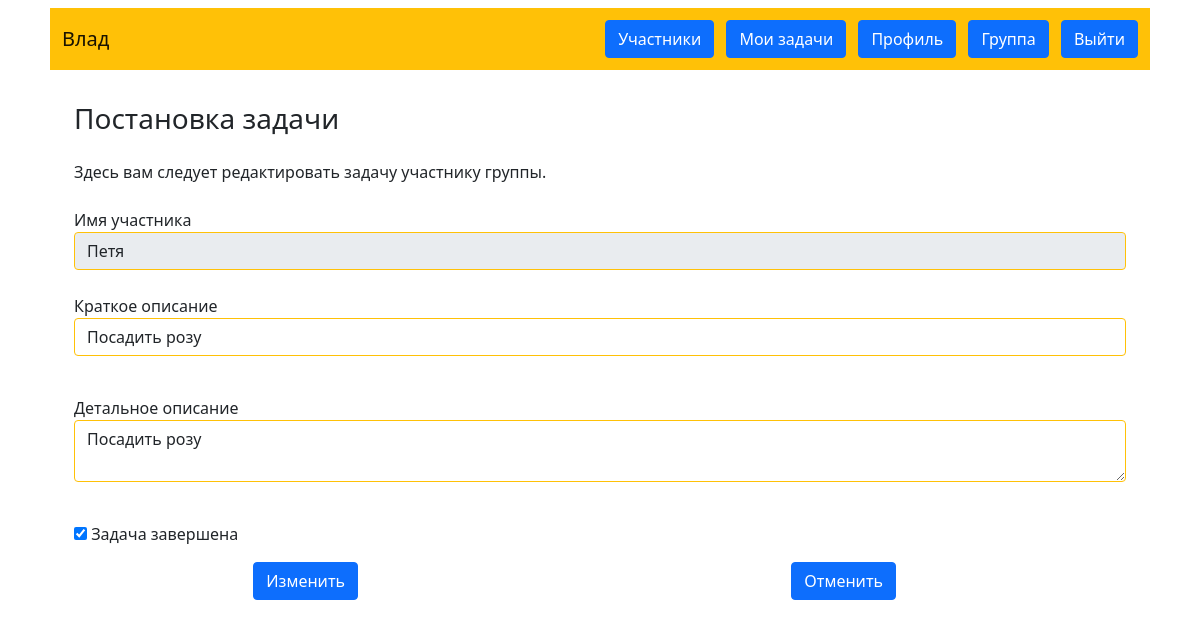
Before: /edit_task/1 (signed in) with the older database file.
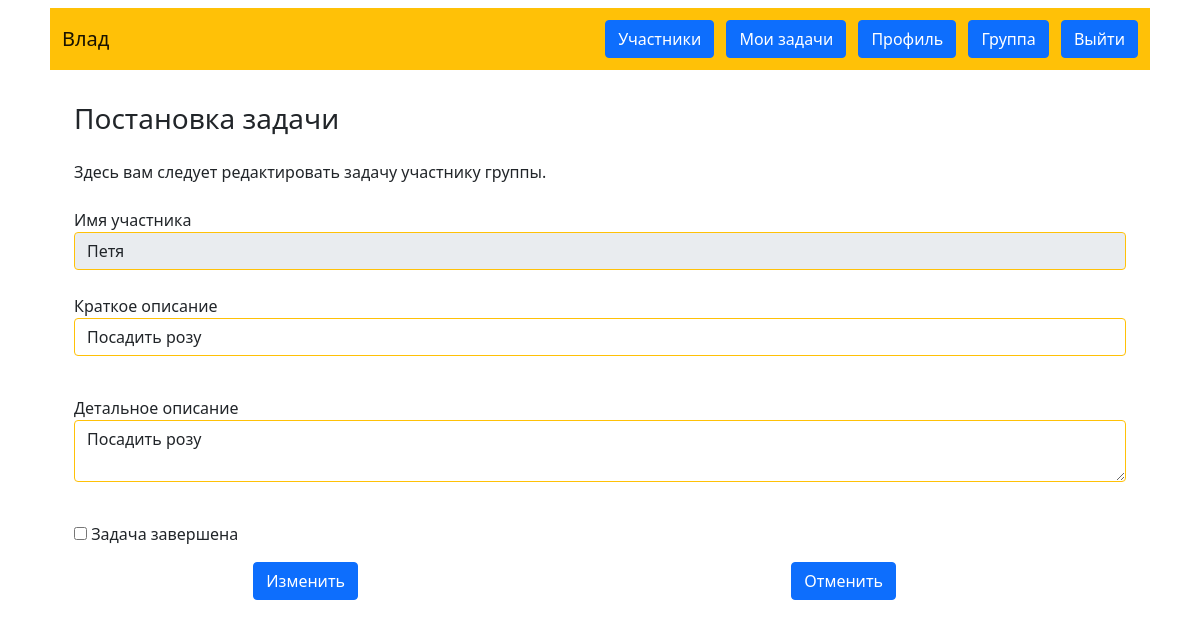
After: the same page with the newer database file.
### data/users.py (models this page shows)
class Task(SqlAlchemyBase, UserMixin, SerializerMixin):
    __tablename__ = 'Tasks'
    id = sqlalchemy.Column(sqlalchemy.Integer,
                           primary_key=True, autoincrement=True)
    user_id = sqlalchemy.Column(sqlalchemy.Integer,
                                sqlalchemy.ForeignKey("Users.id"))
    author_id = sqlalchemy.Column(sqlalchemy.Integer,
                                  sqlalchemy.ForeignKey("Users.id"))
    group_id = sqlalchemy.Column(sqlalchemy.Integer,
                                 sqlalchemy.ForeignKey("Groups.id"))
    short_task = sqlalchemy.Column(sqlalchemy.String, nullable=False)
    detail_task = sqlalchemy.Column(sqlalchemy.String, unique=False)
    completed = sqlalchemy.Column(sqlalchemy.Boolean)

### main.py (the view)
@app.route('/edit_task/<id>', methods=['GET', 'POST'])
@login_required
def edit_task(id):
    form = TaskForm()
    db_sess = db_session.create_session()
    task = db_sess.query(Task).get(id)
    if form.validate_on_submit():
        task.short_task = form.short_task.data
        task.detail_task = form.detail_task.data
        task.completed = form.completed.data
        db_sess.commit()
        return redirect(f'/edit_task/{id}')
    user = db_sess.query(User).get(task.user_id)
    group = db_sess.query(Group).get(current_user.group)
    admin = db_sess.query(User).get(group.group_admin)
    is_admin = False
    if current_user.id == admin.id:
        is_admin = True
    form.login.data = user.login
    form.short_task.data = task.short_task
    form.detail_task.data = task.detail_task
    form.completed.data = task.completed
    form.submit.label.text = 'Изменить'
    return render_template('edit_task.html', title='Изменение задачи', form=form, is_admin=is_admin)

### form/user.py
class TaskForm(FlaskForm):
    login = StringField('Имя участника', render_kw={'readonly': True}, validators=[DataRequired()])
    short_task = StringField('Краткое описание', validators=[DataRequired()])
    detail_task = TextAreaField('Детальное описание', validators=[DataRequired()])
    completed = BooleanField('Задача завершена')
    submit = SubmitField('Создать')
    cancel = SubmitField('Отменить')

### data/db_session.py (called while the page is built)
def create_session() -> Session:
    global __factory
    return __factory()

### main.py (called while the page is built)
@login_manager.user_loader
def load_user(user_id):
    db_sess = db_session.create_session()
    return db_sess.query(User).get(user_id)

### templates/edit_task.html (shortened to what this page needs)
{% extends "base.html" %}
{% block content %}
<h3>Постановка задачи</h3>
<p class="my-3 my-md-4">Здесь вам следует редактировать задачу участнику группы.</p>
<form action="" method="post" novalidate>
    <div>
        {{ form.login.label }}<br>
        {{ form.login(class="form-control border border-warning", type="email") }}<br>
    </div>
    <p>
        {{ form.short_task.label }}<br>
        {{ form.short_task(class="form-control border border-warning") }}<br>
    </p>
     <p>
        {{ form.detail_task.label }}<br>
        {{ form.detail_task(class="form-control border border-warning") }}<br>
    </p>
    <p>{{ form.completed() }} {{ form.completed.label }}</p>
     <div class="m4 row justify-content-around">
         {% if is_admin: %}
            <div class="col-2">{{ form.submit(type="submit", class="btn btn-primary") }}</div>
         {% endif %}
         <div class="col-2"><a class="btn btn-primary" id="cancel" href="/">Отменить</a></div>
    </div>
</form>
{% endblock %}

Changed rows visible on the page:
changed Task "Посадить розу": completed "☑" → "☐"
